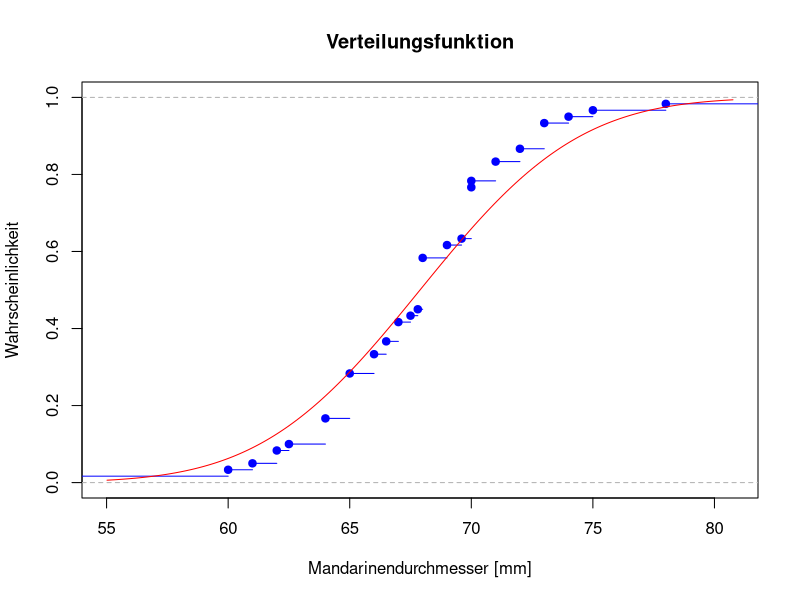
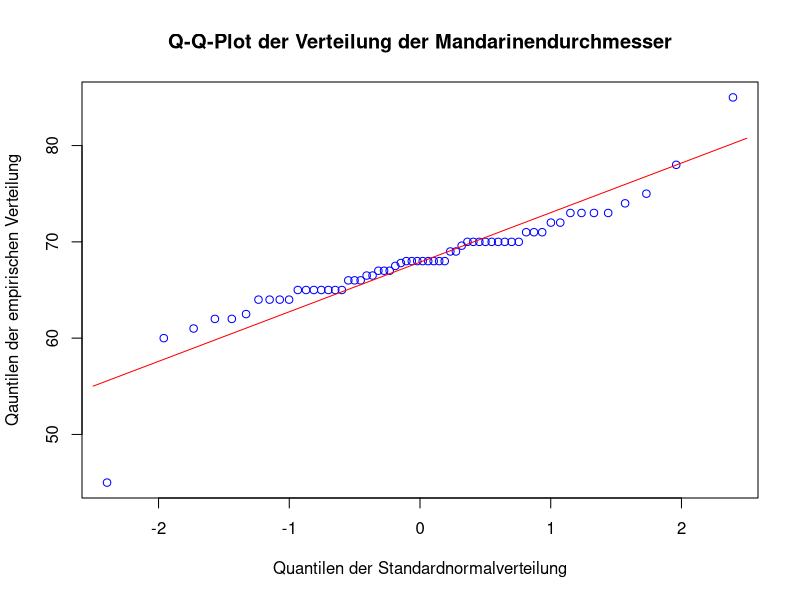

Write the R code that produced these figures, in order.
#
# Skript zum Test der Mandarinendurchmesser auf Normalverteilung
#
# (c) 2014 Prof Dr Andreas Mueller, Hochschule Rapperswil
#
mandarinen <- read.csv("mandarinen.csv")
d = mandarinen$durchmesser
m = mean(d)
s = sqrt(var(d))

# Berechnung der Breite des Intervals fuer die Darstellung der
# Verteilungsfunktion
# w = ceiling(10 * max(abs(d - m) / s)) / 10
w = 2.5	# robuste Variante, ignoriert Ausreisser
xmin = m - w * s
xmax = m + w * s

# Plot der Verteilungsfunktion
pdf("mandarinen.pdf", width = 8, height = 6)
f <- ecdf(d)
plot(f, main = "Verteilungsfunktion", xlab = "Mandarinendurchmesser [mm]",
	ylab = "Wahrscheinlichkeit", col = "blue",
	xlim = c(xmin, xmax))
x = seq(from = xmin, to = xmax, length.out = 200)
y = pnorm(x, m, s)
lines(x, y, col = "red")
dev.off()

# Q-Q-Plot, vergleicht Quantilien der beiden Verteilungen ("linearisierte"
# Variante der der Verteilungsfunktion)
pdf("mandarinenqq.pdf", width = 8, height = 6)
stats::qqnorm(d, col = "blue",
	main = "Q-Q-Plot der Verteilung der Mandarinendurchmesser",
	xlab = "Quantilen der Standardnormalverteilung",
	ylab = "Qauntilen der empirischen Verteilung")
x = c(-w, w)
y = m + s * x
lines(x, y, col = "red")
dev.off()

# kleine Werte addieren, um duplizierte Daten zu verhindern (wird von
# der ks.test Funktion verlangt)

# 1. Moeglichkeit: kleines Inkrement proportional zur Positionsnummer in der
#                  Liste der Messdaten und kleiner als die Messgenauigkeit
#d = d + seq(from = 0, to = 0.01, length.out = length(d))

# 2. Moeglichkeit: normalverteilte Zufallsvariablen mit Standardabweichung
#                  kleiner als Messgenauigkeit. Vorteil dieser Methode: wenn
#                  die Daten normalverteilt sind, wird diese Eigenschaft durch
#                  die Addition nicht zerstoert
d = d + rnorm(length(d), mean=0, sd=0.001)

# Mittelwert und Standardabweichung ermitteln
m = mean(d)
s = sqrt(var(d))

# standardisieren
standardisiert = (d - m) / s

# Kolmogorov-Smirnov-Test
ks.test(standardisiert, "pnorm")

# Shapiro-Wilk-Test
shapiro.test(d)
